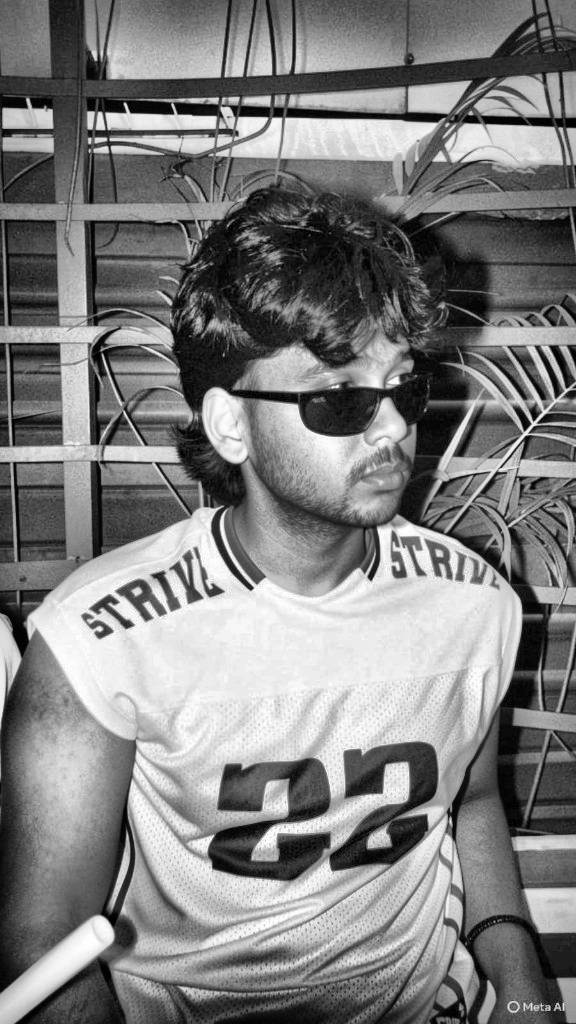
#> input picture source-prepped.png, 576 x 1024 px, found by its file name
$ python make_ascii_svg.py
#> lines starting #> are read from the running program, lines starting #| are printed output that depends on the picture
import os
import sys
import numpy as np
from PIL import Image

RAMP = " .`:-=+*cs#%@"

def image_to_ascii(img_path, width=100, height=53):
#> called with img_path = 'source-prepped.png', width = 100, height = 53
    img = Image.open(img_path).convert("L")
#> img is the input picture: PIL image 576x1024 L; min 0, max 255, mean 127
    img_resized = img.resize((width, height), Image.Resampling.LANCZOS)
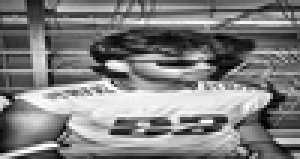
#> img_resized: PIL image 100x53 L (shown 3 times larger); min 0, max 255, mean 127
    arr = np.array(img_resized)

    ascii_rows = []
    ramp_len = len(RAMP)
    for y in range(height):
        row_chars = []
        for x in range(width):
            val = arr[y, x]
            idx = int((255 - val) / 255.0 * (ramp_len - 1))
            row_chars.append(RAMP[idx])
        ascii_rows.append("".join(row_chars))
#> after the loop, ascii_rows = 53 items
    return ascii_rows

def make_ascii_svg(input_path="source-prepped.png", output_path="sourish-ascii.svg", width=100, height=53):
    if not os.path.exists(input_path):
        print(f"Error: {input_path} not found. Run prep_photo.py first.")
        sys.exit(1)

    ascii_rows = image_to_ascii(input_path, width=width, height=height)
#> ascii_rows = 53 items

    char_w = 3.65
    line_h = 5.6
    margin_x = 10
    margin_y = 15

    svg_width = int(margin_x * 2 + width * char_w)
    svg_height = int(margin_y * 2 + height * line_h)

    row_dur = 0.04  # duration per row wipe
    start_delay = 0.2

    svg_lines = []
    svg_lines.append(f'<svg xmlns="http://www.w3.org/2000/svg" viewBox="0 0 {svg_width} {svg_height}" width="{svg_width}" height="{svg_height}">')
    svg_lines.append('<style>')
    svg_lines.append('  .ascii-text { font-family: "SFMono-Regular", Consolas, "Liberation Mono", Menlo, Courier, monospace; font-size: 4.2px; fill: #8b949e; white-space: pre; }')
    svg_lines.append('  .bg { fill: #0d1117; rx: 6px; }')
    svg_lines.append('  .cursor { fill: #58a6ff; }')
    svg_lines.append('</style>')
    svg_lines.append(f'<rect width="{svg_width}" height="{svg_height}" class="bg" />')

    svg_lines.append('<defs>')
    for i in range(height):
        y_pos = margin_y + i * line_h - 4
        begin_t = round(start_delay + i * row_dur, 2)
        svg_lines.append(f'  <clipPath id="clip-{i}">')
        svg_lines.append(f'    <rect x="0" y="{y_pos:.1f}" width="0" height="{line_h:.1f}">')
        svg_lines.append(f'      <animate attributeName="width" from="0" to="{svg_width}" dur="{row_dur}s" begin="{begin_t}s" fill="freeze" />')
        svg_lines.append('    </rect>')
        svg_lines.append('  </clipPath>')
    svg_lines.append('</defs>')

    # ASCII text rows with clipPaths
    for i, row_str in enumerate(ascii_rows):
        y_pos = margin_y + (i + 1) * line_h - 1.2
        # Escape XML characters in row_str
        row_escaped = row_str.replace("&", "&amp;").replace("<", "&lt;").replace(">", "&gt;")
        svg_lines.append(f'<g clip-path="url(#clip-{i})">')
        svg_lines.append(f'  <text x="{margin_x}" y="{y_pos:.1f}" class="ascii-text">{row_escaped}</text>')
        svg_lines.append('</g>')
#> this loop made 53 passes
#> y_pos on passes 1 to 12: 19.4, 25, 30.6, 36.2, 41.8, 47.4, 53, 58.6, 64.2, 69.8, 75.4, 81
#> after the loop, svg_lines = 433 items

    # Cursor riding the animation edge
    for i in range(height):
        y_pos = margin_y + i * line_h + 0.5
        begin_t = round(start_delay + i * row_dur, 2)
        svg_lines.append(f'<rect y="{y_pos:.1f}" width="4" height="{line_h:.1f}" class="cursor">')
        svg_lines.append(f'  <animate attributeName="x" from="{margin_x}" to="{svg_width - margin_x}" dur="{row_dur}s" begin="{begin_t}s" fill="freeze" />')
        svg_lines.append(f'  <animate attributeName="opacity" values="1;1;0" keyTimes="0;0.99;1" dur="{row_dur}s" begin="{begin_t}s" fill="freeze" />')
        svg_lines.append('</rect>')
#> after the loop, svg_lines = 645 items

    svg_lines.append('</svg>')

    content = "\n".join(svg_lines)
    with open(output_path, "w", encoding="utf-8") as f:
        f.write(content)

    # Also write to avi-ascii.svg for exact compatibility with article filename
    with open("avi-ascii.svg", "w", encoding="utf-8") as f:
        f.write(content)

    print(f"ASCII SVG saved to {output_path} and avi-ascii.svg")

if __name__ == "__main__":
    inp = sys.argv[1] if len(sys.argv) > 1 else "source-prepped.png"
    make_ascii_svg(inp)

$ run again, with source-photo.jpg saved as source-prepped.png
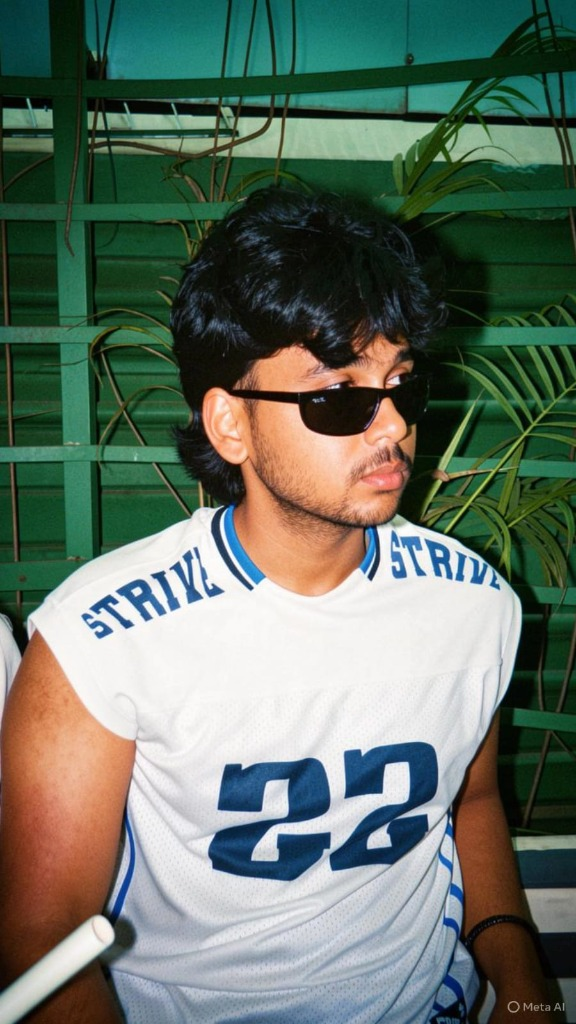
#> input picture source-photo.jpg, 576 x 1024 px, found by its file name
#> in image_to_ascii, `img = Image.open(img_path).convert("L")`:
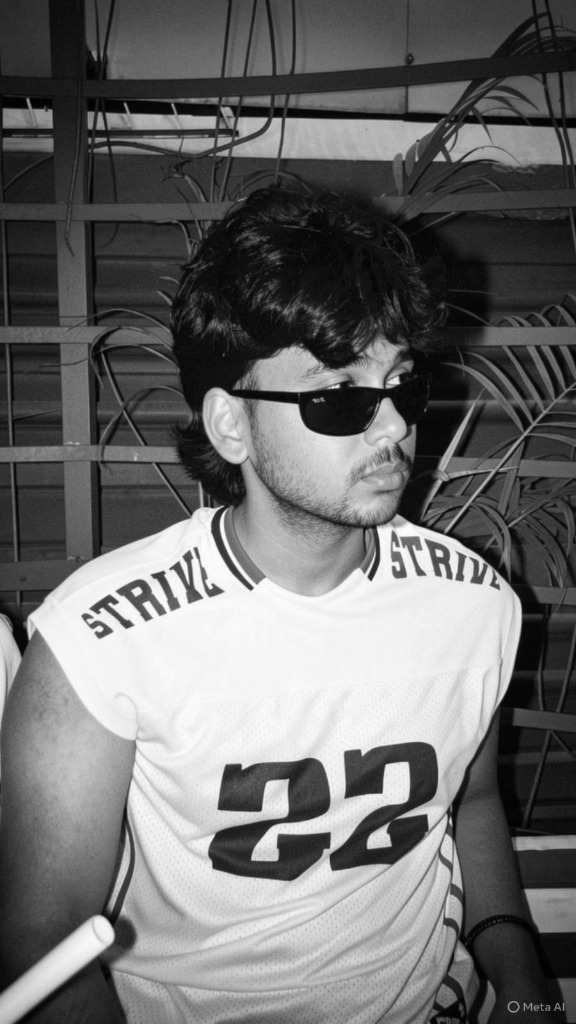
#> img: PIL image 576x1024 L; min 0, max 255, mean 107.8
#> in image_to_ascii, `img_resized = img.resize((width, height), Image.Resampling.LANCZOS)`:
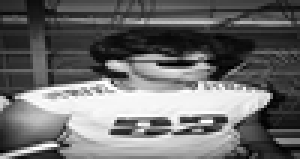
#> img_resized: PIL image 100x53 L (shown 3 times larger); min 0, max 255, mean 107.8
#> after the loop in image_to_ascii, `for y in range(height):`: ascii_rows = 53 items
#> the loop in make_ascii_svg, `for i, row_str in enumerate(ascii_rows):` made 53 passes
#> y_pos on passes 1 to 8: 19.4, 25, 30.6, 36.2, 41.8, 47.4, 53, 58.6
#> after the loop in make_ascii_svg, `for i, row_str in enumerate(ascii_rows):`: svg_lines = 433 items
#> after the loop in make_ascii_svg, `for i in range(height):`: svg_lines = 645 items
